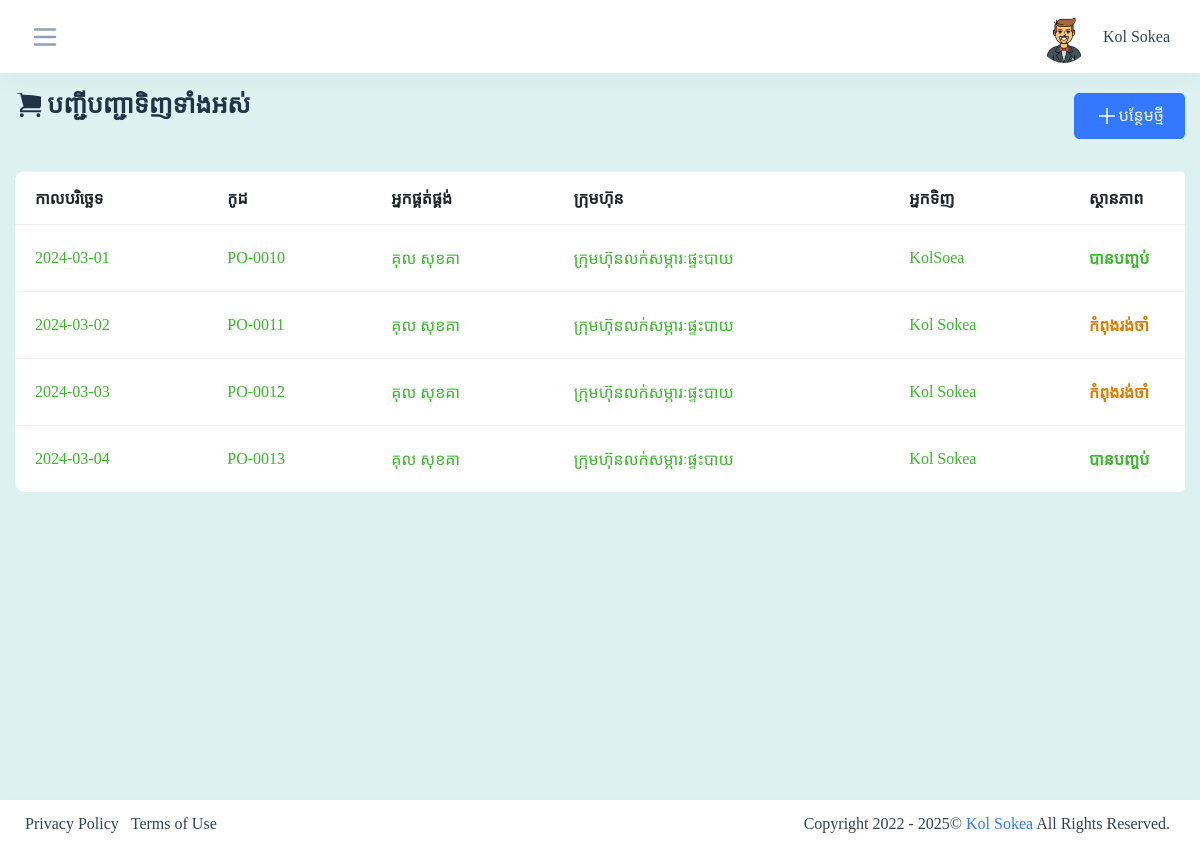
/admin/form_purchease_list.php (signed in), run on the app's committed database.
### tables this page shows
CREATE TABLE `tbl_userprofiles` (
  `usf_id` int(5) NOT NULL,
  `usf_us_id` int(5) NOT NULL,
  `usf_firstname` varchar(50) DEFAULT NULL,
  `usf_lastname` varchar(50) DEFAULT NULL,
  `usf_gender` int(5) DEFAULT NULL,
  `usf_dob` date DEFAULT NULL,
  `usf_phone` varchar(50) DEFAULT NULL,
  `usf_image` varchar(50) DEFAULT NULL,
  `usf_address` varchar(50) DEFAULT NULL,
  `usf_created_date` datetime DEFAULT NULL
);

CREATE TABLE `tbl_order` (
  `or_id` int(5) NOT NULL,
  `or_code` varchar(50) DEFAULT NULL,
  `or_supplier_id` int(5) DEFAULT NULL,
  `or_buyer_id` int(5) DEFAULT NULL,
  `or_receive` tinyint(1) DEFAULT NULL,
  `or_status` tinyint(1) DEFAULT NULL,
  `or_draft` tinyint(1) DEFAULT NULL,
  `or_created_date` date DEFAULT NULL,
  `or_expected_date` date DEFAULT NULL
);

CREATE TABLE `tbl_suppliers` (
  `sp_id` int(5) NOT NULL,
  `sp_name` varchar(50) DEFAULT NULL,
  `sp_company` varchar(50) DEFAULT NULL,
  `sp_email` varchar(50) DEFAULT NULL,
  `sp_phone` varchar(50) DEFAULT NULL,
  `sp_address` varchar(255) DEFAULT NULL,
  `sp_image` varchar(50) NOT NULL,
  `sp_created_date` datetime DEFAULT NULL
);

CREATE TABLE `tbl_users` (
  `us_id` int(5) NOT NULL,
  `us_username` varchar(50) DEFAULT NULL,
  `us_email` varchar(50) DEFAULT NULL,
  `us_password` varchar(50) DEFAULT NULL,
  `us_type` tinyint(1) DEFAULT NULL,
  `us_status` tinyint(1) DEFAULT NULL,
  `us_created_date` datetime DEFAULT NULL
);

### admin/form_purchease_list.php (the view, shortened to what this page needs)
<?php
 include("../config/connection.php");
 include("main_header.php");
?>
<form>
    <div class="container-fluid">
        <div class="row">
            <div class="col-lg-12">
                <div class="d-flex flex-wrap align-items-center justify-content-between mb-4">
                    <div>
                        <h4 class="mb-3">
                            បញ្ជីបញ្ជាទិញទាំងអស់
                        </h4>
                    </div>
                    <a href="form_purchase_add.php" id="btnAddUser" class="btn btn-primary add-list">
                    បន្ថែមថ្មី
                    </a>
                </div>
            </div>
            <div class="col-lg-12">
                <div class="table-responsive rounded mb-3">
                    <table class="data-table table mb-0 tbl-server-info" style="background-color: White; border-radius: 10px; width: 230vh;">
                        <thead class="bg-white text-uppercase" id="tableIteme">
                            <tr style="background-color: White;">
                                <th>កាលបរិច្ឆេទ</th>
                                <th>កូដ</th>
                                <th>អ្នកផ្គត់ផ្គង់</th>
                                <th>ក្រុមហ៊ុន</th>
                                <th>អ្នកទិញ</th>
                                <th>ស្ថានភាព</th>
                            </tr>
                        </thead>
                        <tbody class="ligth-body">
                        <?php
                            $query ="SELECT * FROM tbl_order WHERE or_status = 1";
                            $query_run = mysqli_query($conn, $query);
                            if(mysqli_num_rows($query_run) > 0)
                            {
                                foreach($query_run as $row)
                                {
                                    $spId = $row['or_supplier_id'];
                                    $userId = $row['or_buyer_id'];
                                ?>
                                <tr <?php if($row['or_draft'] != 0){ ?> class="text-success" style="color: rgb(0, 201, 100);" <?php }else{ ?> class='text-warning' <?php } ?>>
                                    <td> <?= $row['or_created_date'];?> </td>
                                    <td> <?= $row['or_code']?> </td>
                                   <?php
                                        $sql = "SELECT sp_name, sp_company FROM tbl_suppliers WHERE sp_id = $spId";
                                        $query_run = mysqli_query($conn, $sql);
                                            if(mysqli_num_rows($query_run) > 0)
                                            {
                                                foreach($query_run as $rows)
                                                {
                                            ?>
                                                <td> <?= $rows['sp_name'];?></td>
                                                <td> <?= $rows['sp_company']; ?></td>
                                            <?php
                                                }
                                            }
                                    ?>
                                    <?php
                                        $sql = "SELECT us_username FROM tbl_users WHERE us_id = $userId AND us_status = 1";
                                        $query_run = mysqli_query($conn, $sql);
                                            if(mysqli_num_rows($query_run) > 0)
                                            {
                                                foreach($query_run as $rowu)
                                                {
                                            ?>
                                                <td> <?= $rowu['us_username'];?> </td>
                                            <?php
                                                }
                                            }
                                    ?>
                                           <td> <?php if($row['or_receive'] == 2){echo "<b>បានបញ្ចប់</b>";}else{echo "<b class='text-warning'>កំពុងរង់ចាំ</b>";} ?> </td>
                                            </div>
                                <?php
                                }
                            }
                        ?>
                </div>
            </div>
<?php
 include("main_foother.php");
?>

### admin/main_header.php (shortened to what this page needs)
<?php
include("../config/connection.php");
?>
<!doctype html>
<html lang="en">
  <head>
      <link rel="stylesheet" href="../assets/css/backend-plugin.min.css">
      <link rel="stylesheet" href="../assets/css/backend.css?v=1.0.0">
      <link rel="stylesheet" href="../assets/css/mystyle.css">
    </head>
      <body class="  ">
    <div class="wrapper">
       <div class="iq-top-navbar">
          <div class="iq-navbar-custom">
              <nav class="navbar navbar-expand-lg navbar-light p-0">
                  <div class="side-menu-bt-sidebar">
                      <svg xmlns="http://www.w3.org/2000/svg" class="text-secondary wrapper-menu" width="30" fill="none" viewBox="0 0 24 24" stroke="currentColor">
                      <path stroke-linecap="round" stroke-linejoin="round" stroke-width="2" d="M4 6h16M4 12h16M4 18h16" />
                      </svg>
                  </div>
                  <div class="d-flex align-items-center">
                      <div class="collapse navbar-collapse" id="navbarSupportedContent">
                          <ul class="navbar-nav ml-auto navbar-list align-items-center">
                              <li class="nav-item nav-icon dropdown">
                                  <a href="#" class="nav-item nav-icon dropdown-toggle pr-0 search-toggle" id="dropdownMenuButton" data-toggle="dropdown" aria-haspopup="true" aria-expanded="false" >
                                      <img src="../assets/images/user
                                      <?php
                                        $usfId = $_SESSION['PROFILEID'];
                                        $sql = "SELECT usf_image FROM tbl_userprofiles WHERE usf_us_id = $usfId";
                                            $result = $conn->query($sql);
                                            if ($result) {
                                                $itemInrqs = $result->fetch_assoc();
                                                echo "/".$itemInrqs['usf_image'];
                                            }
                                        ?>
                                      " class="img-fluid avatar-rounded" alt="user">
                                      <span id="user" class="mb-0 ml-2 user-name text-capitalize"><?= $_SESSION['USER']; ?></span>
                                  </a>
                              </li>
                          </ul>
                      </div>
                  </div>
              </nav>
          </div>
      </div>
      <div class="content-page" style="martgin: 0px; padding: 90px 0 0; background-color: #def1f1;">

### admin/main_header.php (style rules this page uses)
body, h4, button, a { font-family: 'Khmer OS System'; }
.btn { font-family: 'Khmer OS System'; }

### data on the page
tbl_userprofiles: usf_image (picture)
tbl_order: or_created_date "2024-03-01", or_code "PO-0010", or_receive "បានបញ្ចប់"
tbl_suppliers: sp_name "គុល សុខគា", sp_company "ក្រុមហ៊ុនលក់សម្ភារៈផ្ទះបាយ"
tbl_users: us_username "KolSoea"
tbl_order: or_created_date "2024-03-02", or_code "PO-0011", or_receive "កំពុងរង់ចាំ"
tbl_users: us_username "Kol Sokea"
tbl_order: or_created_date "2024-03-03", or_code "PO-0012", or_receive "កំពុងរង់ចាំ"
tbl_order: or_created_date "2024-03-04", or_code "PO-0013", or_receive "បានបញ្ចប់"

### other printed values
$_SESSION['USER'] "Kol Sokea"
